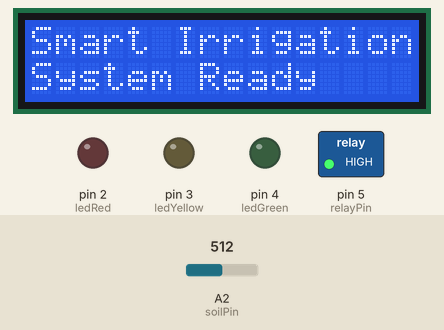
The sketch below on a simulated Arduino Uno, built with avr-gcc and run on an emulated ATmega328P. Parts: 16×2 character LCD, switched loads named in the sketch (green lamp = pin HIGH), output pins drawn as LEDs (lit = HIGH). The inputs (shaded band) are chosen by the test bench; at power-on: A2 (soilPin) = 512. What the sketch prints to the serial monitor is not drawn.

Above: at 0.1 s.
At 2.2 s:
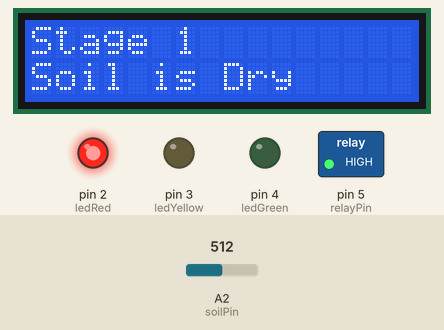
At 32.2 s:
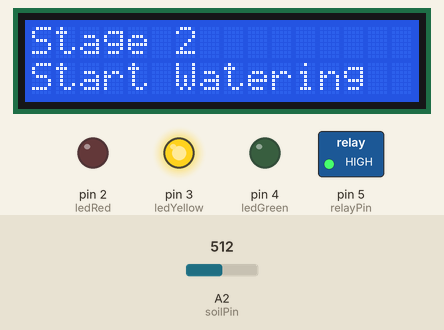
At 80.8 s:
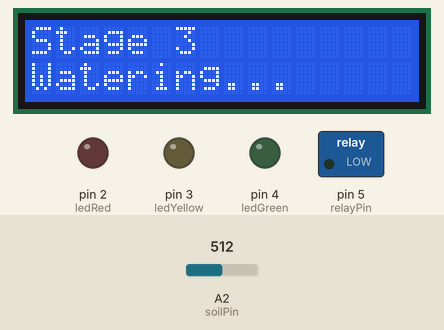
At 129.3 s:
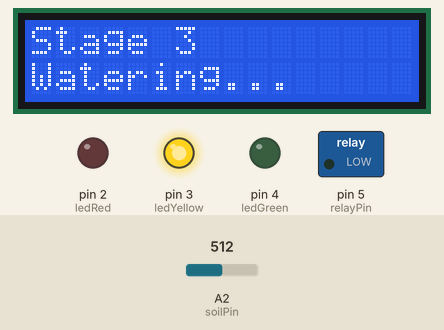
Timing chart, 0 to 130.0 s (numbered marks = the images above):
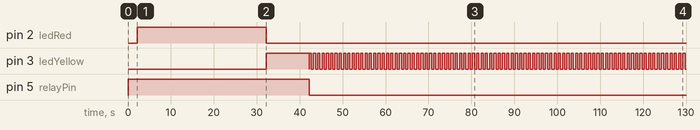

The sketch:

Smart_Irrigation_System.ino
```cpp
#include <Wire.h>
#include <LiquidCrystal_I2C.h>

LiquidCrystal_I2C lcd(0x27, 16, 2);

// Pin definitions
const int soilPin    = A2;  // Soil moisture sensor analog input
const int relayPin   = 5;   // Relay control pin for water pump
const int ledRed     = 2;   // Red LED
const int ledYellow  = 3;   // Yellow LED
const int ledGreen   = 4;   // Green LED

// Sensor calibration values
const int dryValue = 462;   // Raw value when soil is completely dry (~0%)
const int wetValue = 160;   // Raw value when soil is completely wet (~100%)

// Thresholds for moisture levels
const int dryThreshold  = 30;  // Below 30% moisture → soil is dry
const int goodThreshold = 60;  // Above 60% moisture → soil is good

// State variables
int currentStage = 0;                 // Current system stage (1-4)
unsigned long stageStartTime = 0;     // Timestamp when current stage started
bool wateringActive = false;          // Flag indicating if watering is active

void setup() {
  Serial.begin(9600);

  // Set pin modes
  pinMode(relayPin, OUTPUT);
  pinMode(ledRed, OUTPUT);
  pinMode(ledYellow, OUTPUT);
  pinMode(ledGreen, OUTPUT);

  // Initial state: pump off, LEDs off
  digitalWrite(relayPin, HIGH);  // Pump OFF (HIGH = off for most relay modules)
  allLedsOff();

  // Initialize LCD
  lcd.init();
  lcd.backlight();
  lcd.clear();
  lcd.setCursor(0, 0);
  lcd.print("Smart Irrigation");
  lcd.setCursor(0, 1);
  lcd.print("System Ready");
  delay(2000);

  // Start in ideal condition (stage 4)
  currentStage = 4;
  updateDisplay();
}

void loop() {
  // Read raw sensor value and convert to moisture percentage
  int rawValue = analogRead(soilPin);
  int moisture = map(rawValue, dryValue, wetValue, 0, 100);
  moisture = constrain(moisture, 0, 100);

  Serial.print("Moisture: ");
  Serial.println(moisture);

  // Stage 1: Soil detected as dry
  if (moisture < dryThreshold && currentStage != 1 && currentStage != 2 && currentStage != 3) {
    currentStage = 1;
    stageStartTime = millis();
    updateDisplay();
  }

  // Stage 1 → Stage 2: Wait 30 seconds before proceeding
  if (currentStage == 1 && millis() - stageStartTime >= 30000UL) {
    currentStage = 2;
    stageStartTime = millis();
    updateDisplay();
  }

  // Stage 2 → Stage 3: After 10 seconds, start watering
  if (currentStage == 2 && millis() - stageStartTime >= 10000UL) {
    currentStage = 3;
    wateringActive = true;
    digitalWrite(relayPin, LOW);  // Pump ON
    updateDisplay();
  }

  // Stage 3: Watering in progress – blink yellow LED
  if (currentStage == 3) {
    // Blink yellow LED (500ms interval)
    digitalWrite(ledYellow, (millis() / 500) % 2 == 0 ? HIGH : LOW);

    // Stop watering when soil reaches good moisture level
    if (moisture >= goodThreshold) {
      currentStage = 4;
      wateringActive = false;
      digitalWrite(relayPin, HIGH);  // Pump OFF
      updateDisplay();
    }
  }

  // Stage 4: Ideal condition – restart cycle when soil dries again (with hysteresis)
  if (currentStage == 4 && moisture < dryThreshold - 10) {
    currentStage = 1;
    stageStartTime = millis();
    updateDisplay();
  }

  delay(500);  // Loop delay for stability
}

void updateDisplay() {
  lcd.clear();

  // Turn off all LEDs before setting the correct one
  allLedsOff();

  switch (currentStage) {
    case 1:
      lcd.setCursor(0, 0);
      lcd.print("Stage 1");
      lcd.setCursor(0, 1);
      lcd.print("Soil is Dry");
      digitalWrite(ledRed, HIGH);
      break;

    case 2:
      lcd.setCursor(0, 0);
      lcd.print("Stage 2");
      lcd.setCursor(0, 1);
      lcd.print("Start Watering");
      digitalWrite(ledYellow, HIGH);  // Solid yellow
      break;

    case 3:
      lcd.setCursor(0, 0);
      lcd.print("Stage 3");
      lcd.setCursor(0, 1);
      lcd.print("Watering...");
      // Yellow blinking handled in loop()
      break;

    case 4:
      lcd.setCursor(0, 0);
      lcd.print("Stage 4");
      lcd.setCursor(0, 1);
      lcd.print("Condition Ideal");
      digitalWrite(ledGreen, HIGH);
      break;
  }
}

void allLedsOff() {
  digitalWrite(ledRed, LOW);
  digitalWrite(ledYellow, LOW);
  digitalWrite(ledGreen, LOW);
}
```

Measured:
- by itself, pin 2 (ledRed): LOW → HIGH at 2.1 s, → LOW 30.0 s later
- by itself, pin 3 (ledYellow): goes HIGH 10.0 s, LOW 0.02 s, 87 × (HIGH 0.50 s, LOW 0.50 s), HIGH 0.50 s, then LOW
- by itself, pin 5 (relayPin): HIGH → LOW at 42.2 s
- what the display in image 1 shows lasts 30.1 s, from 2.1 s to 32.2 s
- what the display in image 2 shows lasts 10.0 s, from 32.2 s to 42.2 s
